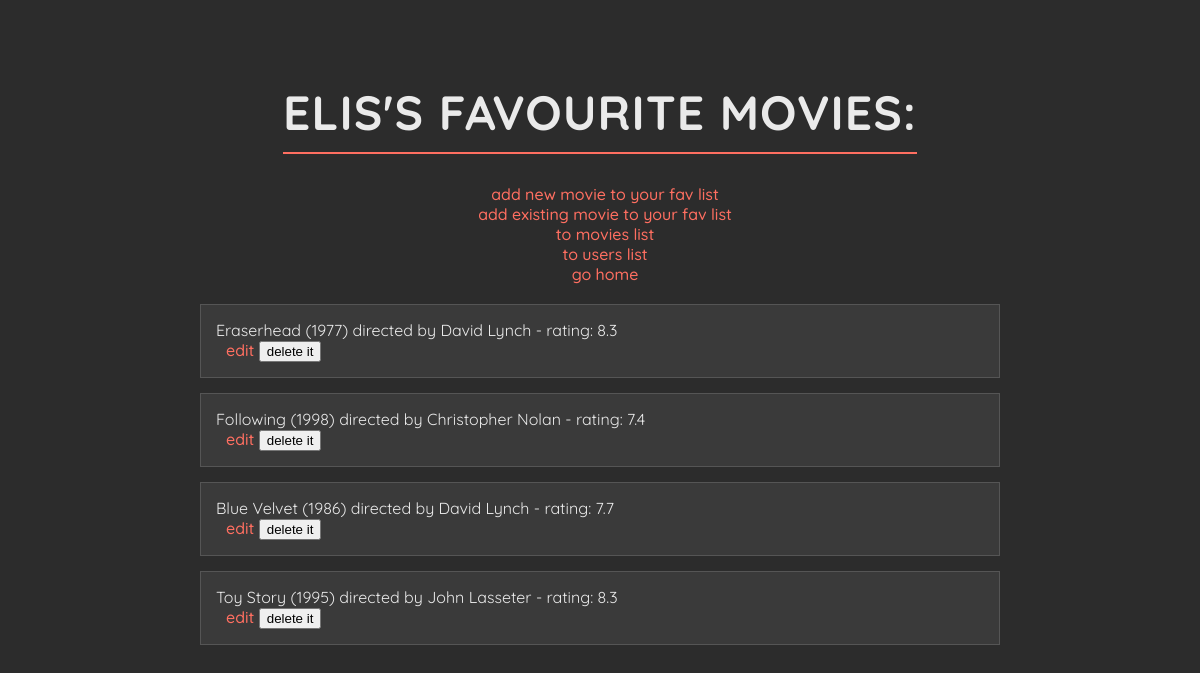
The page /users/2 on the database its author committed.
### data_models.py (models this page shows, shortened)
class User(db.Model):
    __tablename__ = 'users'
    user_id = db.Column(db.Integer, primary_key=True, autoincrement=True)
    user_name = db.Column(db.String(100), nullable=False)
    movies = relationship('Movie', secondary=user_movies, back_populates='users')

class Movie(db.Model):
    __tablename__ = 'movies'
    movie_id = db.Column(db.Integer, primary_key=True, autoincrement=True)
    title = db.Column(db.String(250), nullable=False)
    director = db.Column(db.String(200), nullable=False)
    release_year = db.Column(db.Integer, nullable=False)
    movie_rating = db.Column(db.Float, nullable=False)
    users = relationship('User', secondary=user_movies, back_populates='movies')

### app.py (the view)
@app.route('/users/<int:user_id>', methods=['GET'])
def user_movies(user_id):
    user = data_manager.get_user_by_id(user_id)
    movies = data_manager.get_user_movies(user_id)
    if not user:
        flash(f'User with ID {user_id} is not found. 🍭', 'error')
        return redirect('/users')
    return render_template('user_movies.html', user=user, movies=movies)

### datamanager/sqlite_data_manager.py (called while the page is built)
    def get_user_by_id(self, user_id):
        with self.app.app_context():
            return self.db.session.query(User).filter_by(user_id=user_id).first()

    def get_user_movies(self, user_id):
        with self.app.app_context():
            user = self.db.session.query(User).filter_by(user_id=user_id).first()
            if user is not None:
                movies = user.movies
            else:
                movies = []
            return movies

### templates/user_movies.html (shortened to what this page needs)
<!DOCTYPE html>
<html lang="en">
<head>
</head>
<body>
    <h1>{{ user.user_name }}'s favourite movies:</h1>
    <div>
        <a href="{{ url_for('add_new_movie_to_user', user_id=user.user_id) }}">add new movie to your fav list</a><br>
        <a href="{{ url_for('add_existing_movie_to_user', user_id=user.user_id) }}">add existing movie to your fav list</a><br>
        <a href="{{ url_for('list_movies') }}">to movies list</a><br>
        <a href="{{ url_for('list_users') }}">to users list</a><br>
        <a href="{{ url_for('home') }}">go home</a>
    </div>
        {% if movies %}
            <ul>
            {% for movie in movies %}
                <li>
                    {{ movie.title }} ({{ movie.release_year }}) directed by {{ movie.director }} - rating: {{ movie.movie_rating }} <br>
                    <a href="{{ url_for('update_movie', movie_id=movie.movie_id) }}">edit</a>
                    <form id="delete-form-{{ user.user_id }}-{{ movie.movie_id }}"
                          action="{{ url_for('remove_movie_from_user', user_id=user.user_id, movie_id=movie.movie_id) }}"
                          method="POST" style="display: inline;">
                        <button type="button" onclick="confirmDeletion({{ user.user_id }}, {{ movie.movie_id }})">delete it</button>
                    </form>
                </li>
            {% endfor %}
            </ul>
            {% else %}
                <p>no favourite movies found for this user</p>
        {% endif %}
</body>
</html>

### templates/user_movies.html (style rules this page uses)
body { background-color: #2C2C2C; font-family: 'Quicksand', sans-serif; color: #EAEAEA; text-align: center; padding: 50px; margin: 0; }
h1 { font-family: 'Quicksand', sans-serif; font-size: 3rem; color: #EAEAEA; margin-bottom: 30px; text-transform: uppercase; letter-spacing: 1px; border-bottom: 2px solid #FF6F61; display: inline-block; padding-bottom: 10px; }
ul { list-style-type: none; padding: 0; max-width: 800px; margin: 20px auto; text-align: left; }
li { background-color: #3A3A3A; border: 1px solid #555; margin: 15px 0; padding: 15px; transition: background-color 0.3s, transform 0.3s; }
a { text-decoration: none; color: #FF6F61; font-weight: 500; margin-left: 10px; transition: color 0.3s; }

### rows shown on the page
User: user_name "ELIS"
Movie: title "Eraserhead", release_year "1977", director "David Lynch", movie_rating "8.3"
Movie: title "Following", release_year "1998", director "Christopher Nolan", movie_rating "7.4"
Movie: title "Blue Velvet", release_year "1986", director "David Lynch", movie_rating "7.7"
Movie: title "Toy Story", release_year "1995", director "John Lasseter", movie_rating "8.3"
